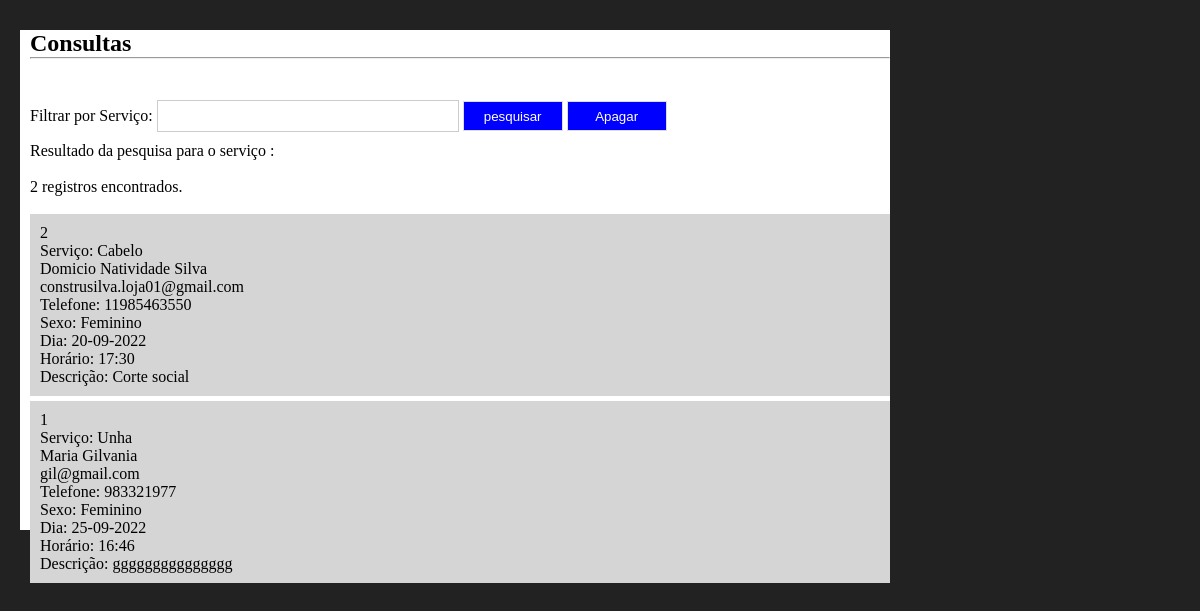
/consultas.php, run on the app's committed database.
### tables this page shows
CREATE TABLE `usuarios` (
  `codigo` int NOT NULL AUTO_INCREMENT,
  `servico` text NOT NULL,
  `nome` text NOT NULL,
  `email` text NOT NULL,
  `telefone` text NOT NULL,
  `sexo` text NOT NULL,
  `data` date NOT NULL,
  `horario` time NOT NULL,
  `descricao` text NOT NULL,
  PRIMARY KEY (`codigo`)
);

### consultas.php (the view, shortened to what this page needs)
<?php
include_once("conexao.php");
$filtro = isset($_GET['filtro'])?$_GET['filtro']:"";
$sql = "select * from usuarios where servico  like '%$filtro%' order by data";
$consulta = mysqli_query($conexao,$sql);
$registros = mysqli_num_rows($consulta);
?>
<!DOCTYPE html>
<html lang="pt-br">
<head>
    <link rel="stylesheet" href="components/_css/estilo.css">
</head>
<body>
    <div class="container">
        <section>
            <h1>Consultas</h1>
            <hr><br><br>
            <form method="get" action="">
                Filtrar por Serviço: <input type="text" name="filtro" class="campo" required autofocus>
                <input type="submit" value="pesquisar" class="btn">
                <input type="submit" value="Apagar" class="btn" action="delete"><br>
            </form>
            <?php
                print "Resultado da pesquisa para o serviço <strong>$filtro</strong>:<br><br>";
                print "$registros registros encontrados.";
                print "<br><br>";
                while($exibirRegistros = mysqli_fetch_array($consulta)){
                    $codigo = $exibirRegistros[0];
                    $servico = $exibirRegistros[1];
                    $nome = $exibirRegistros[2];
                    $email = $exibirRegistros[3];
                    $telefone = $exibirRegistros[4];
                    $sexo = $exibirRegistros[5];
                    $data =  $exibirRegistros[6];
                    $horario = $exibirRegistros[7];
                    $data = date("d-m-Y", strtotime($data));
                    $horario = date("H:i", strtotime($horario));
                    $descricao = $exibirRegistros[8];
                    print "<article>";
                    print "$codigo<br>";
                    print "Serviço: $servico<br>";
                    print "$nome<br>";
                    print "$email<br>";
                    print "Telefone: $telefone<br>";
                    print "Sexo: $sexo<br>";
                    print "Dia: $data<br>";
                    print "Horário: $horario<br>";
                    print "Descrição: $descricao<br>";
                    print "</article>";
                }
                ?>
        </section>
    </div>
</body>
</html>

### components/_css/estilo.css (style rules this page uses)
* { margin: 0; padding: 0; }
body { background-color: #222; font-family: Verdana; font-size: 100% }
.container { flex-direction: column; margin: auto; width: 1200px; margin-top: 20px; padding: 10px; }
section { width: 870px; height: 500px; margin-left: 10px; float: left; background-color: #fff; box-sizing: border-box; padding-left: 10px; }
.btn { width: 100px; height: 30px; border: 1px solid #ddd; background-color: #0000FF; color: #fff; cursor: pointer; }
.campo { width: 300px; height: 30px; border: 1px solid #ccc; margin-top: 5px; margin-bottom: 10px; }
article { width: 100%; box-sizing: border-box; padding: 10px; background-color: #d6d5d5; margin-bottom: 5px; }

### data on the page
usuarios: codigo "2", servico "Cabelo", nome "Domicio Natividade Silva", email "construsilva.loja01@gmail.com", telefone "11985463550", sexo "Feminino", data "20-09-2022", horario "17:30", descricao "Corte social"
usuarios: codigo "1", servico "Unha", nome "Maria Gilvania", email "gil@gmail.com", telefone "983321977", sexo "Feminino", data "25-09-2022", horario "16:46", descricao "ggggggggggggggg"

### other printed values
$registros "2"
